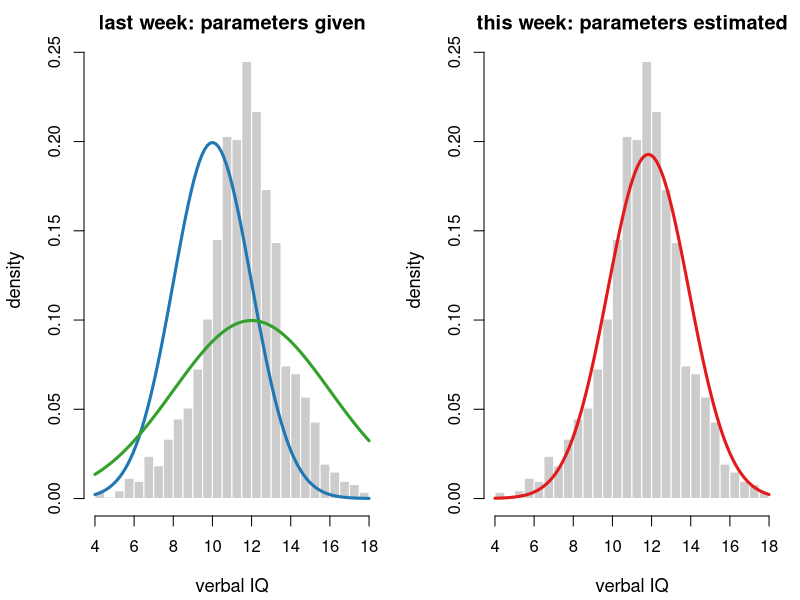
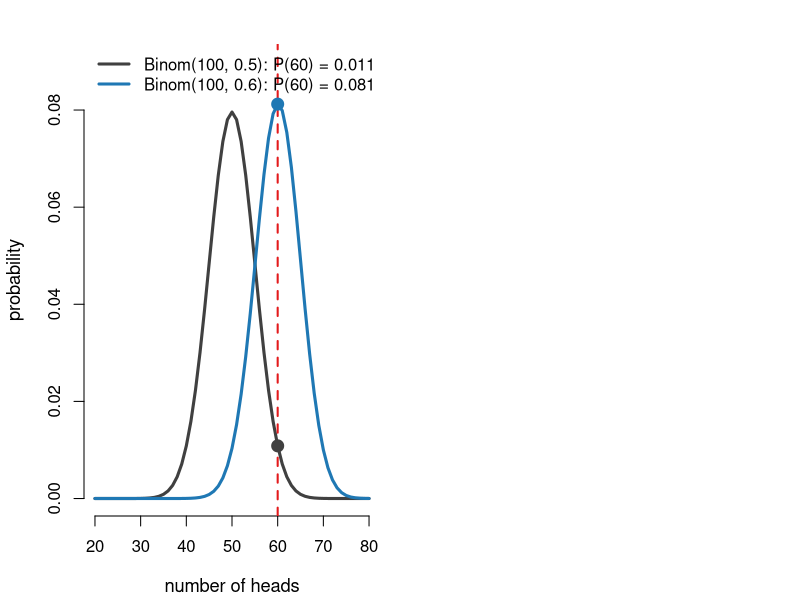
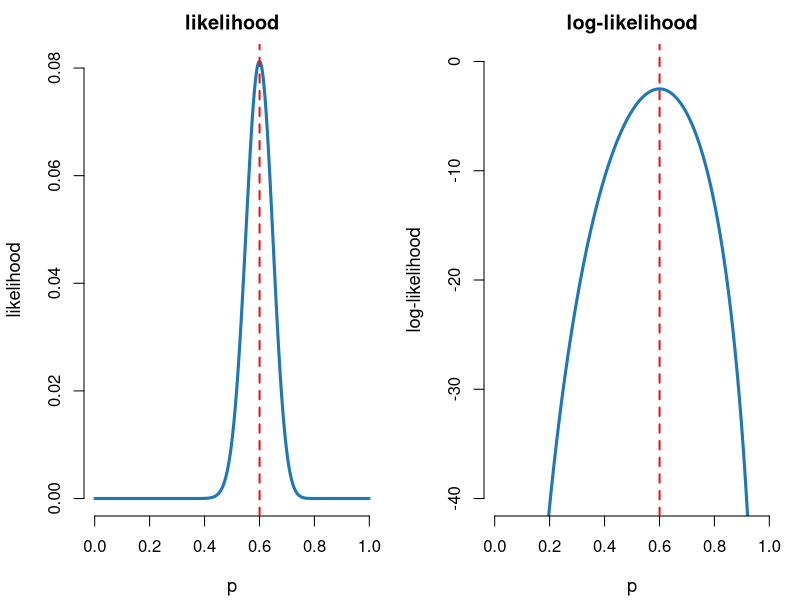
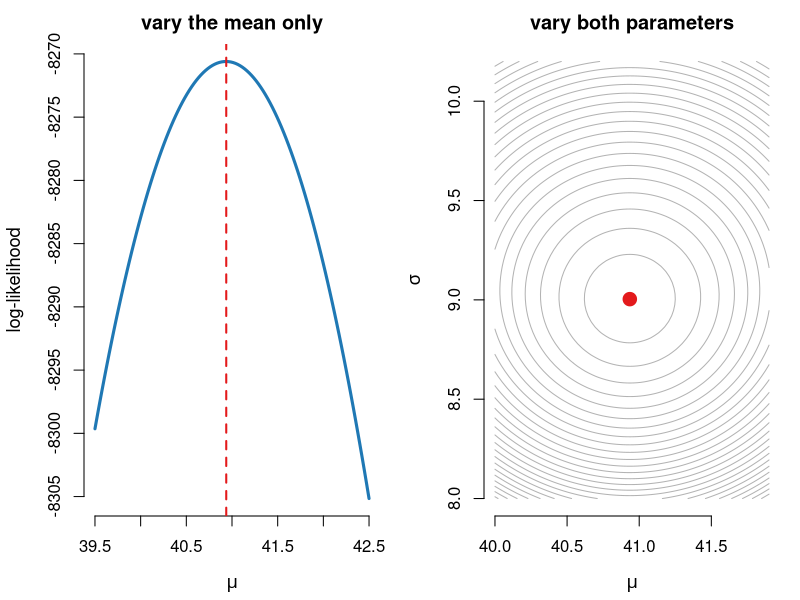
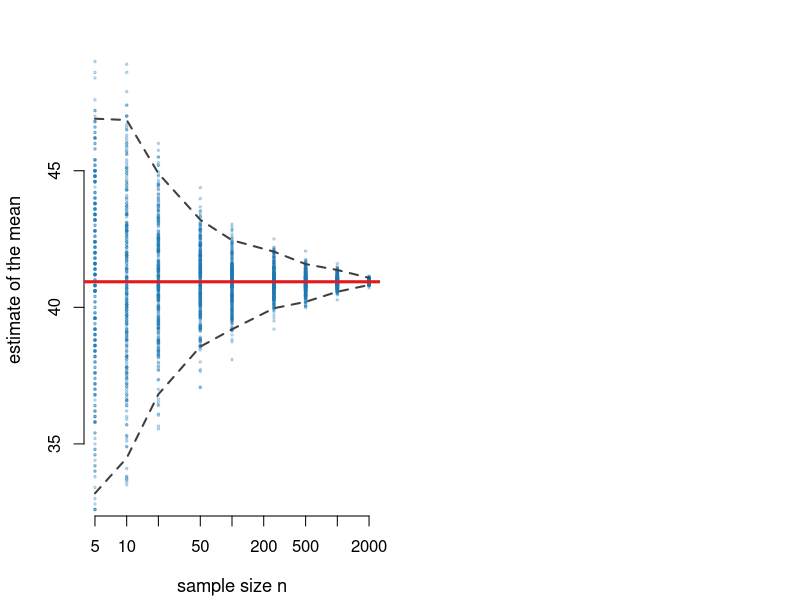
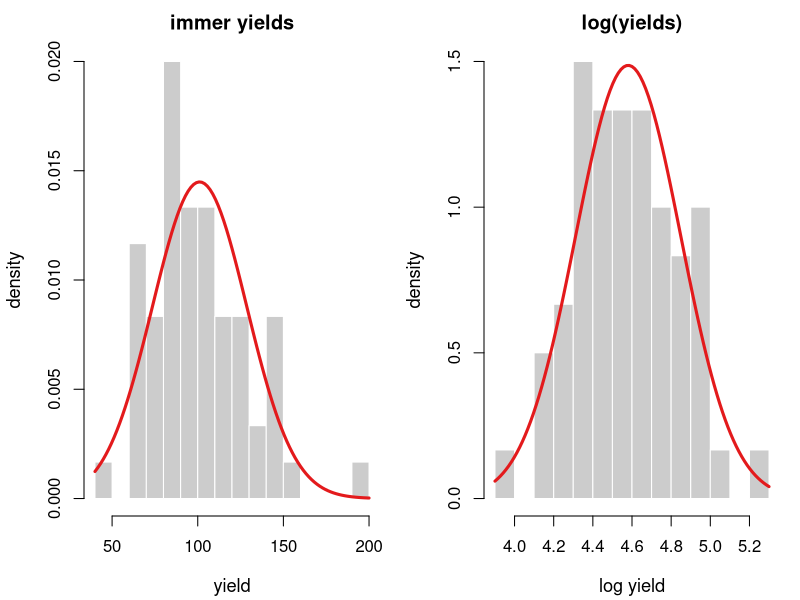
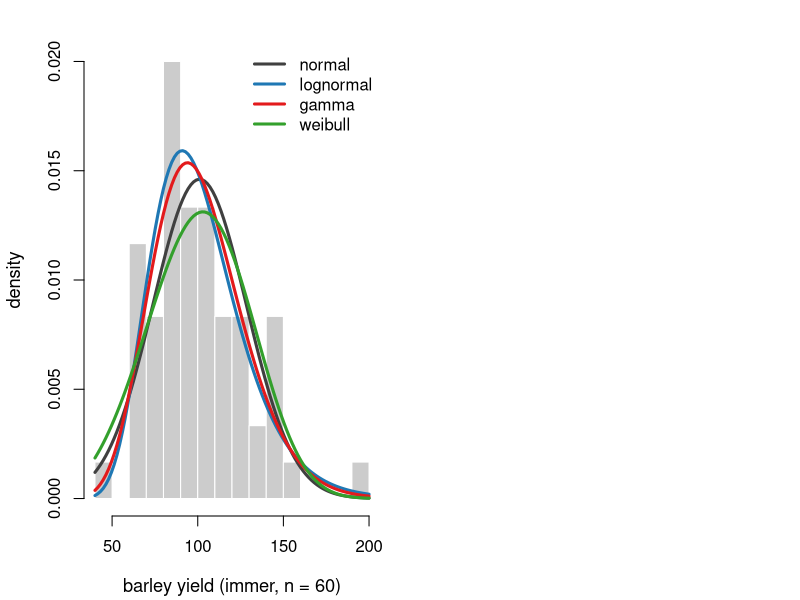
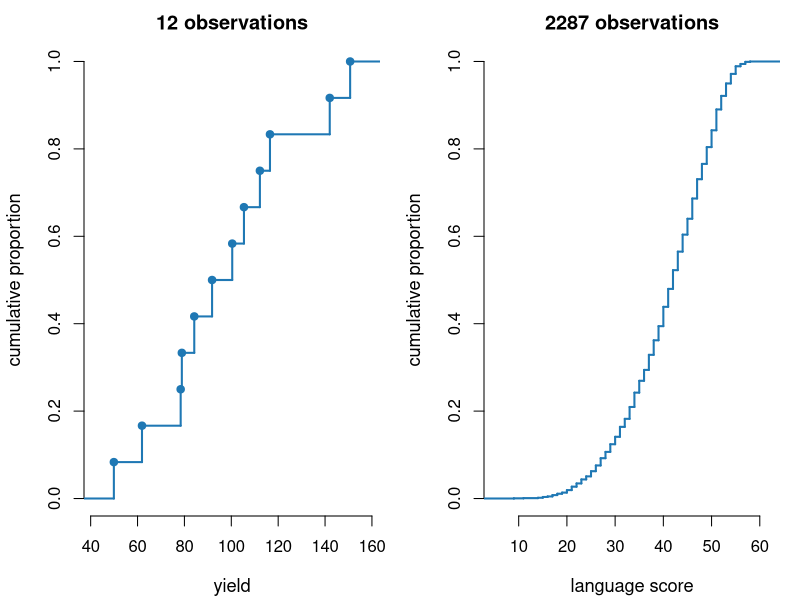

These charts were generated, in order, by the following R code:
## ---- chunk 1
#| include: false
library(MASS)
knitr::opts_chunk$set(dev = "png", dpi = 150)
set.seed(42)

# the same shared look as in presentation 1a / 2a
pal  <- c(bar = "grey80", accent = "#1f78b4", accent2 = "#e31a1c",
          accent3 = "#33a02c", dark = "grey25")
parset <- function(...) par(mar = c(4.2, 4.2, 2.2, 1), bty = "n",
                           cex.lab = 1.1, cex.axis = 1.0, ...)
cols <- pal[c("dark", "accent", "accent2")]

lang <- nlschools$lang
iq   <- nlschools$IQ
yld  <- c(immer$Y1, immer$Y2)
wait <- geyser$waiting
## ---- chunk 2
#| fig-height: 4.0
parset(mfrow = c(1, 2))
hist(iq, breaks = 25, freq = FALSE, col = pal["bar"], border = "white",
     main = "last week: parameters given", xlab = "verbal IQ", ylab = "density")
curve(dnorm(x, 10, 2), add = TRUE, lwd = 3, col = pal["accent"])
curve(dnorm(x, 12, 4), add = TRUE, lwd = 3, col = pal["accent3"])
hist(iq, breaks = 25, freq = FALSE, col = pal["bar"], border = "white",
     main = "this week: parameters estimated", xlab = "verbal IQ",
     ylab = "density")
curve(dnorm(x, mean(iq), sd(iq)), add = TRUE, lwd = 3, col = pal["accent2"])
## ---- chunk 3
#| fig-height: 4.0
parset()
kk <- 20:80
plot(kk, dbinom(kk, 100, 0.5), type = "l", lwd = 3, col = pal["dark"],
     xlab = "number of heads", ylab = "probability", ylim = c(0, 0.09))
lines(kk, dbinom(kk, 100, 0.6), lwd = 3, col = pal["accent"])
abline(v = 60, lty = 2, col = pal["accent2"], lwd = 2)
points(60, dbinom(60, 100, 0.5), pch = 19, cex = 1.6, col = pal["dark"])
points(60, dbinom(60, 100, 0.6), pch = 19, cex = 1.6, col = pal["accent"])
legend("topleft", bty = "n", lwd = 3, col = pal[c("dark", "accent")],
       legend = c("Binom(100, 0.5): P(60) = 0.011",
                  "Binom(100, 0.6): P(60) = 0.081"))
## ---- chunk 4
#| fig-height: 4.2
parset(mfrow = c(1, 2))
ps <- seq(0.001, 0.999, length.out = 1000)
L  <- dbinom(60, 100, ps)
plot(ps, L, type = "l", lwd = 3, col = pal["accent"], xlab = "p",
     ylab = "likelihood", main = "likelihood")
abline(v = ps[which.max(L)], lty = 2, col = pal["accent2"], lwd = 2)
plot(ps, log(L), type = "l", lwd = 3, col = pal["accent"], xlab = "p",
     ylab = "log-likelihood", ylim = c(-40, 0), main = "log-likelihood")
abline(v = ps[which.max(log(L))], lty = 2, col = pal["accent2"], lwd = 2)
## ---- chunk 5
#| echo: true
#| code-fold: false
prod(dnorm(nlschools$lang, mean = 40.93, sd = 9.00))
## ---- chunk 6
#| echo: true
#| code-fold: false
x <- nlschools$lang
fit <- fitdistr(x, "normal")
sum(log(dnorm(x, fit$estimate[1], fit$estimate[2])))   # by hand
sum(dnorm(x, fit$estimate[1], fit$estimate[2], log = TRUE))  # safer
logLik(fit)                                            # from the fit
## ---- chunk 7
#| fig-height: 4.4
parset(mfrow = c(1, 2))
mus <- seq(39.5, 42.5, length.out = 120)
ll1 <- sapply(mus, function(m) sum(dnorm(lang, m, sd(lang), log = TRUE)))
plot(mus, ll1, type = "l", lwd = 3, col = pal["accent"],
     xlab = expression(mu), ylab = "log-likelihood",
     main = "vary the mean only")
abline(v = mus[which.max(ll1)], lty = 2, lwd = 2, col = pal["accent2"])

sds <- seq(8.0, 10.2, length.out = 80)
mus2 <- seq(40.0, 41.9, length.out = 80)
Z <- outer(mus2, sds, Vectorize(function(m, s)
  sum(dnorm(lang, m, s, log = TRUE))))
contour(mus2, sds, Z, nlevels = 25, drawlabels = FALSE, col = "grey70",
        xlab = expression(mu), ylab = expression(sigma),
        main = "vary both parameters")
points(mean(lang), sd(lang), pch = 19, cex = 1.8, col = pal["accent2"])
## ---- chunk 8
#| echo: true
#| code-fold: false
c(mean = mean(lang), sd = sd(lang))
fitdistr(lang, "normal")$estimate
## ---- chunk 9
#| fig-height: 4.2
parset()
ns <- c(5, 10, 20, 50, 100, 250, 500, 1000, 2000)
est <- sapply(ns, function(n) replicate(300, mean(sample(lang, n))))
plot(NA, xlim = range(ns), ylim = c(33, 49), log = "x", xlab = "sample size n",
     ylab = "estimate of the mean")
for (i in seq_along(ns))
  points(rep(ns[i], 300), est[, i], pch = 19, cex = 0.35,
         col = adjustcolor(pal["accent"], 0.25))
abline(h = mean(lang), lwd = 3, col = pal["accent2"])
lines(ns, apply(est, 2, quantile, 0.025), lwd = 2, lty = 2, col = pal["dark"])
lines(ns, apply(est, 2, quantile, 0.975), lwd = 2, lty = 2, col = pal["dark"])
## ---- chunk 10
#| echo: true
#| code-fold: false
fitdistr(c(immer$Y1, immer$Y2), "normal")   # n = 60 barley plots
fitdistr(nlschools$lang, "normal")          # n = 2287 pupils
## ---- chunk 11
#| fig-height: 4.0
parset(mfrow = c(1, 2))
hist(yld, breaks = 15, freq = FALSE, col = pal["bar"], border = "white",
     main = "immer yields", xlab = "yield", ylab = "density")
curve(dnorm(x, mean(yld), sd(yld)), add = TRUE, lwd = 3, col = pal["accent2"])
hist(log(yld), breaks = 15, freq = FALSE, col = pal["bar"], border = "white",
     main = "log(yields)", xlab = "log yield", ylab = "density")
curve(dnorm(x, mean(log(yld)), sd(log(yld))), add = TRUE, lwd = 3,
      col = pal["accent2"])
## ---- chunk 12
#| fig-height: 4.2
parset()
fits <- list(normal    = fitdistr(yld, "normal"),
             lognormal = fitdistr(yld, "lognormal"),
             gamma     = fitdistr(yld, "gamma"),
             weibull   = fitdistr(yld, "weibull"))
hist(yld, breaks = 15, freq = FALSE, col = pal["bar"], border = "white",
     main = "", xlab = "barley yield (immer, n = 60)", ylab = "density")
cc <- c(pal["dark"], pal["accent"], pal["accent2"], pal["accent3"])
curve(dnorm(x, fits$normal$estimate[1], fits$normal$estimate[2]),
      add = TRUE, lwd = 3, col = cc[1])
curve(dlnorm(x, fits$lognormal$estimate[1], fits$lognormal$estimate[2]),
      add = TRUE, lwd = 3, col = cc[2])
curve(dgamma(x, fits$gamma$estimate[1], fits$gamma$estimate[2]),
      add = TRUE, lwd = 3, col = cc[3])
curve(dweibull(x, fits$weibull$estimate[1], fits$weibull$estimate[2]),
      add = TRUE, lwd = 3, col = cc[4])
legend("topright", bty = "n", lwd = 3, col = cc, legend = names(fits))
## ---- chunk 13
tab <- t(sapply(fits, function(f)
  c(logLik = as.numeric(logLik(f)), AIC = AIC(f), BIC = BIC(f))))
knitr::kable(round(tab[order(tab[, "AIC"]), ], 1))
## ---- chunk 14
fn <- fitdistr(lang, "normal")    # 2 parameters
fp <- fitdistr(lang, "Poisson")   # 1 parameter
tab2 <- rbind(
  `normal (2 par.)`  = c(logLik = as.numeric(logLik(fn)), AIC = AIC(fn), BIC = BIC(fn)),
  `Poisson (1 par.)` = c(as.numeric(logLik(fp)), AIC(fp), BIC(fp)))
knitr::kable(round(tab2, 1))
## ---- chunk 15
#| fig-height: 4.2
parset(mfrow = c(1, 2))
small <- sort(sample(yld, 12))
plot(ecdf(small), verticals = TRUE, pch = 19, col.01line = NA,
     main = "12 observations", xlab = "yield", ylab = "cumulative proportion",
     col = pal["accent"], lwd = 2)
plot(ecdf(lang), verticals = TRUE, pch = "", col.01line = NA,
     main = "2287 observations", xlab = "language score",
     ylab = "cumulative proportion", col = pal["accent"], lwd = 2)
## ---- chunk 16
#| fig-height: 4.2
parset(mfrow = c(1, 2))
for (nm in c("normal", "lognormal")) {
  e <- fits[[nm]]$estimate
  plot(ecdf(yld), verticals = TRUE, pch = "", col.01line = NA, lwd = 2,
       main = nm, xlab = "barley yield", ylab = "cumulative probability")
  if (nm == "normal") curve(pnorm(x, e[1], e[2]), add = TRUE, lwd = 3,
                            col = pal["accent2"])
  else                curve(plnorm(x, e[1], e[2]), add = TRUE, lwd = 3,
                            col = pal["accent2"])
  lines(ecdf(yld), verticals = TRUE, pch = "", col.01line = NA, lwd = 2)
}
## ---- chunk 17
#| fig-height: 4.2
parset()
e <- fits$normal$estimate
xs <- sort(yld); n <- length(xs)
Fe <- ppoints(n, a = 0); Ft <- pnorm(xs, e[1], e[2])
gap <- abs((1:n)/n - Ft); j <- which.max(gap)
plot(ecdf(yld), verticals = TRUE, pch = "", col.01line = NA, lwd = 2,
     main = "", xlab = "barley yield", ylab = "cumulative probability")
curve(pnorm(x, e[1], e[2]), add = TRUE, lwd = 3, col = pal["accent2"])
segments(xs[j], (j)/n, xs[j], Ft[j], lwd = 4, col = pal["accent3"])
text(xs[j], (j/n + Ft[j])/2, sprintf("  D = %.3f", max(gap)), pos = 4,
     cex = 1.2, col = pal["accent3"])
## ---- chunk 18
ks <- t(sapply(names(fits), function(nm) {
  e <- fits[[nm]]$estimate
  pf <- c(normal = "pnorm", lognormal = "plnorm", gamma = "pgamma",
          weibull = "pweibull")[nm]
  k <- suppressWarnings(ks.test(yld, pf, e[1], e[2]))
  c(D = unname(k$statistic), p = k$p.value)
}))
knitr::kable(round(ks[order(ks[, "D"]), ], 3))
## ---- chunk 19
#| echo: true
#| code-fold: false
sum(duplicated(c(immer$Y1, immer$Y2)))
## ---- chunk 20
vs <- list(`nlschools$lang` = lang, `nlschools$IQ` = iq,
           `immer yields` = yld, `geyser$waiting` = wait)
st <- t(sapply(vs, function(v) {
  s <- shapiro.test(v); c(n = length(v), W = s$statistic, p = s$p.value)
}))
knitr::kable(signif(st, 3))
## ---- chunk 21
#| fig-height: 4.0
parset()
set.seed(1)
big <- rlnorm(2000, 0, 0.6)
ns2 <- c(10, 20, 50, 100, 500, 2000)
pv <- sapply(ns2, function(n) shapiro.test(big[1:n])$p.value)
plot(ns2, pv, type = "b", pch = 19, cex = 1.6, log = "x", lwd = 2,
     col = pal["accent"], xlab = "sample size n", ylab = "Shapiro-Wilk p-value",
     ylim = c(0, 1))
abline(h = 0.05, lty = 2, lwd = 2, col = pal["accent2"])
text(12, 0.10, "p = 0.05", col = pal["accent2"], pos = 4, cex = 1.1)
## ---- chunk 22
#| fig-height: 4.2
parset(mfrow = c(1, 4), mar = c(4.0, 4.0, 2.4, 0.8), cex.main = 1.3)
for (nm in names(vs)) {
  qqnorm(vs[[nm]], main = nm, pch = 19, cex = 0.4,
         col = adjustcolor(pal["accent"], 0.5), xlab = "theoretical", ylab = "observed")
  qqline(vs[[nm]], lwd = 2, col = pal["accent2"])
}
